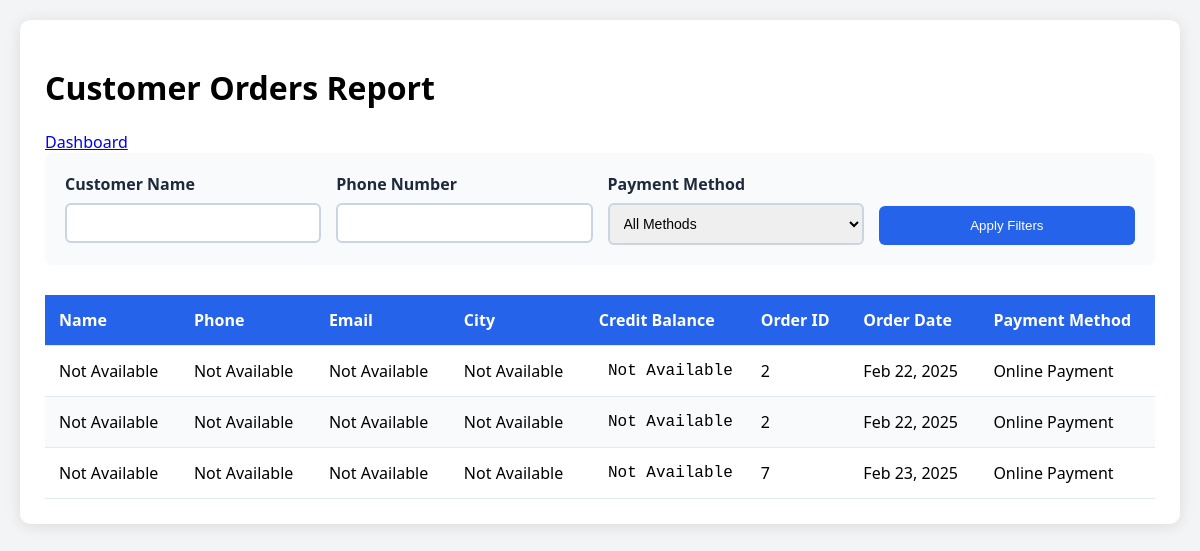
The app's page /customer_management.php?payment_method=1 with its own data.
### tables this page shows
CREATE TABLE `tbl_order_grm` (
  `id` int(11) NOT NULL,
  `order_ref` varchar(100) DEFAULT NULL,
  `order_date` timestamp NOT NULL DEFAULT current_timestamp(),
  `payment_type` int(11) DEFAULT NULL,
  `customer_id` int(11) NOT NULL,
  `del_ref` varchar(100) DEFAULT NULL,
  `pay_st` int(1) DEFAULT NULL,
  `ret_st` enum('none','returned','partial') DEFAULT NULL
);

### customer_management.php (the view, shortened to what this page needs)
<?php
include 'backend/conn.php';
$search_name = isset($_GET['name']) ? trim($_GET['name']) : '';
$search_phone = isset($_GET['phone']) ? trim($_GET['phone']) : '';
$search_payment_method = isset($_GET['payment_method']) ? trim($_GET['payment_method']) : '';
$base_query = "
    SELECT
        c.c_id AS CustomerID,
        c.c_name AS CustomerName,
        c.c_phone AS Phone,
        c.c_email AS Email,
        c.c_address AS Address,
        c.c_city AS City,
        c.credit_balance AS CreditBalance,
        og.id AS OrderID,
        og.order_date AS OrderDate,
        CASE og.payment_type
            WHEN 0 THEN 'Cash'
            WHEN 1 THEN 'Online Payment'
            WHEN 2 THEN 'Bank Transfer'
            WHEN 3 THEN 'Credit'
        END AS PaymentMethod,
        o.product_id AS ProductID,
        o.quantity AS Quantity,
        o.discount AS Discount,
        o.discount_type AS DiscountType,
        o.bill_date AS BillDate,
        o.m_price AS Price
    FROM tbl_order_grm og
    LEFT JOIN tbl_customer c ON og.customer_id = c.c_id
    INNER JOIN tbl_order o ON og.id = o.grm_ref
";
$conditions = [];
$params = [];
$types = '';
if (!empty($search_payment_method)) {
    $conditions[] = "og.payment_type = ?";
    $params[] = $search_payment_method;
    $types .= 's';
}
$query = $base_query;
if (!empty($conditions)) {
    $query .= " WHERE " . implode(' AND ', $conditions);
}
$stmt = $conn->prepare($query);
if (!empty($params)) {
    $stmt->bind_param($types, ...$params);
}
if (!$stmt->execute()) {
    die("Error executing statement: " . $stmt->error);
}
$result = $stmt->get_result();
$results = $result->fetch_all(MYSQLI_ASSOC);
?>
<!DOCTYPE html>
<html lang="en">
<head>
</head>
<body>
    <div class="container">
        <h1>Customer Orders Report</h1>
        <a href="index.php" class="btn btn-warning mx-2">Dashboard</a>
        <form method="GET" class="filters">
            <div class="filter-group">
                <label for="name">Customer Name</label>
                <input type="text" name="name" value="<?= htmlspecialchars($search_name) ?>">
            </div>
            <div class="filter-group">
                <label for="phone">Phone Number</label>
                <input type="text" name="phone" value="<?= htmlspecialchars($search_phone) ?>">
            </div>
            <div class="filter-group">
                <label for="payment_method">Payment Method</label>
                <select name="payment_method">
                    <option value="">All Methods</option>
                </select>
            </div>
            <button type="submit">Apply Filters</button>
        </form>
        <div class="table-container">
            <table>
                <thead>
                    <tr>
                        <th>Name</th>
                        <th>Phone</th>
                        <th>Email</th>
                        <th>City</th>
                        <th>Credit Balance</th>
                        <th>Order ID</th>
                        <th>Order Date</th>
                        <th>Payment Method</th>
                    </tr>
                </thead>
                <tbody>
                    <?php if (!empty($results)): ?>
                        <?php foreach ($results as $row): ?>
                            <tr>
                                <td><?= !empty($row['CustomerName']) ? htmlspecialchars($row['CustomerName']) : 'Not Available' ?></td>
                                <td><?= !empty($row['Phone']) ? htmlspecialchars($row['Phone']) : 'Not Available' ?></td>
                                <td><?= !empty($row['Email']) ? htmlspecialchars($row['Email']) : 'Not Available' ?></td>
                                <td><?= !empty($row['City']) ? htmlspecialchars($row['City']) : 'Not Available' ?></td>
                                <td class="currency"><?= !empty($row['CreditBalance']) ? '$' . number_format($row['CreditBalance'], 2) : 'Not Available' ?></td>
                                <td><?= htmlspecialchars($row['OrderID']) ?></td>
                                <td><?= date('M d, Y', strtotime($row['OrderDate'])) ?></td>
                                <td><?= htmlspecialchars($row['PaymentMethod']) ?></td>
                            </tr>
                        <?php endforeach; ?>
                    <?php endif; ?>
                </tbody>
            </table>
        </div>
    </div>
</body>
</html>

### customer_management.php (style rules this page uses)
:root { --primary-color: #2563eb; --hover-color: #1d4ed8; }
body { font-family: 'Segoe UI', Tahoma, Geneva, Verdana, sans-serif; margin: 0; padding: 20px; background-color: #f3f4f6; }
.container { max-width: 1600px; margin: 0 auto; background: white; border-radius: 10px; box-shadow: 0 2px 15px rgba(0,0,0,0.1); padding: 25px; }
.filters { display: grid; grid-template-columns: repeat(auto-fit, minmax(200px, 1fr)); gap: 15px; margin-bottom: 30px; background: #f8fafc; padding: 20px; border-radius: 8px; }
.filter-group { display: flex; flex-direction: column; }
label { margin-bottom: 8px; font-weight: 600; color: #1e293b; }
input, select { padding: 10px; border: 2px solid #cbd5e1; border-radius: 6px; font-size: 14px; }
button { padding: 12px 25px; background: var(--primary-color); color: white; border: none; border-radius: 6px; cursor: pointer; transition: background 0.3s ease; align-self: flex-end; }
.table-container { overflow-x: auto; margin-top: 20px; }
table { width: 100%; border-collapse: collapse; min-width: 1000px; }
th, td { padding: 14px; text-align: left; border-bottom: 1px solid #e2e8f0; }
th { background: var(--primary-color); color: white; font-weight: 600; }
tr:nth-child(even) { background-color: #f8fafc; }
.currency { text-align: right; font-family: 'Courier New', Courier, monospace; }

### records on screen
tbl_order_grm: id "2", order_date "Feb 22, 2025", PaymentMethod "Online Payment"
tbl_order_grm: id "7", order_date "Feb 23, 2025", PaymentMethod "Online Payment"
